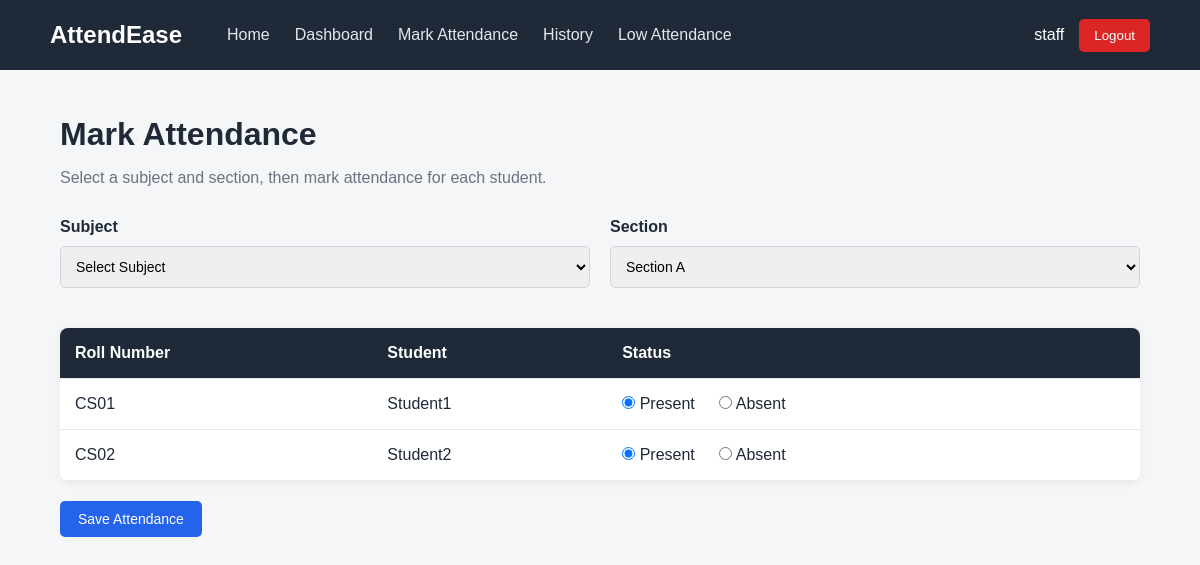
The page /attendance/mark/ (signed in) on the database its author committed.
### attendance/models.py (models this page shows, shortened)
class Student(models.Model):
    user = models.OneToOneField(User, on_delete=models.CASCADE)
    roll_number = models.CharField(max_length=20, unique=True)
    department = models.ForeignKey(
        Department,
        on_delete=models.CASCADE
    )
    section = models.CharField(max_length=10)

### attendance/views.py (the view, shortened to what this page needs)
# urls.py: path("attendance/mark/",views.mark_attendance,name="mark_attendance"),
@login_required
def mark_attendance(request):
    try:
        faculty = Faculty.objects.get(user=request.user)
    except Faculty.DoesNotExist:
        messages.error(
            request,
            "Only faculty members can mark attendance."
        )
        return redirect("dashboard")
    subjects = Subject.objects.filter(
        faculty=faculty
    )
    students = Student.objects.filter(
        department=faculty.department
    )
    context = {
        "students": students,
        "subjects": subjects,
    }
    return render(
        request,
        "attendance/mark_attendance.html",
        context
    )

### templates/attendance/mark_attendance.html (shortened to what this page needs)
{% extends "attendance/base.html" %}
{% block content %}
<h1>Mark Attendance</h1>
<p class="page-description">
    Select a subject and section, then mark
    attendance for each student.
</p>
<form method="POST">
    <div class="form-row">
        <div class="form-group">
            <label>Subject</label>
            <select name="subject" required>
                <option value="">
                    Select Subject
                </option>
            </select>
        </div>
        <div class="form-group">
            <label>Section</label>
            <select name="section" required>
                <option value="A">
                    Section A
                </option>
            </select>
        </div>
    </div>
    <div class="table-box">
        <table>
            <thead>
                <tr>
                    <th>Roll Number</th>
                    <th>Student</th>
                    <th>Status</th>
                </tr>
            </thead>
            <tbody>
                {% for student in students %}
                <tr>
                    <td>
                        {{ student.roll_number }}
                    </td>
                    <td>
                        {{ student.user.username }}
                    </td>
                    <td>
                        <label class="radio-option">
                            <input type="radio" name="student_{{ student.id }}" value="P" checked>
                            Present
                        </label>
                        <label class="radio-option">
                            <input type="radio" name="student_{{ student.id }}" value="A">
                            Absent
                        </label>
                    </td>
                </tr>
                {% empty %}
                <tr>
                    <td colspan="3">
                        No students available.
                    </td>
                </tr>
                {% endfor %}
            </tbody>
        </table>
    </div>
    <div class="form-actions">
        <button type="submit" class="btn">
            Save Attendance
        </button>
    </div>
</form>
{% endblock %}

### templates/attendance/base.html (shortened to what this page needs)
<!DOCTYPE html>
<html lang="en">
<head>
</head>
<body>
    <nav class="navbar">
        <a href="{% url 'home' %}" class="brand">
            AttendEase
        </a>
        <div class="nav-links">
            <a href="{% url 'home' %}">
                Home
            </a>
            {% if user.is_authenticated %}
            <a href="{% url 'dashboard' %}">
                Dashboard
            </a>
            <a href="{% url 'mark_attendance' %}">
                Mark Attendance
            </a>
            <a href="{% url 'attendance_history' %}">
                History
            </a>
            <a href="{% url 'low_attendance' %}">
                Low Attendance
            </a>
            {% endif %}
        </div>
        <div class="user-section">
            {% if user.is_authenticated %}
            <span>{{ user.username }}</span>
            <form method="POST" action="{% url 'logout' %}">
                <button type="submit" class="logout-btn">
                    Logout
                </button>
            </form>
            {% else %}
            <a href="{% url 'login' %}" style="color:white; text-decoration:none;">
                Login
            </a>
            {% endif %}
        </div>
    </nav>
    <main class="container">
        {% block content %}
        {% endblock %}
    </main>
</body>
</html>

### templates/attendance/base.html (style rules this page uses)
* { margin: 0; padding: 0; box-sizing: border-box; }
body { font-family: Arial, Helvetica, sans-serif; background-color: #f4f6f8; color: #1f2937; line-height: 1.5; }
.navbar { width: 100%; height: 70px; background-color: #1f2937; display: flex; align-items: center; padding: 0 50px; }
.brand { color: white; text-decoration: none; font-size: 24px; font-weight: bold; margin-right: 45px; }
.nav-links { display: flex; align-items: center; gap: 25px; flex: 1; }
.nav-links a { color: #e5e7eb; text-decoration: none; }
.user-section { display: flex; align-items: center; gap: 15px; color: white; }
.user-section form { margin: 0; }
.logout-btn { background-color: #dc2626; color: white; border: none; padding: 9px 15px; border-radius: 5px; cursor: pointer; }
.container { width: 90%; max-width: 1100px; margin: 40px auto; }
h1 { margin-bottom: 8px; }
p { margin-bottom: 15px; }
.page-description { color: #6b7280; margin-bottom: 25px; }
.btn { display: inline-block; background-color: #2563eb; color: white; text-decoration: none; border: none; padding: 10px 18px; border-radius: 5px; cursor: pointer; font-size: 14px; }
.form-group { margin-bottom: 20px; }
.form-group label { display: block; margin-bottom: 7px; font-weight: bold; }
.form-group input, .form-group select { width: 100%; padding: 11px; border: 1px solid #d1d5db; border-radius: 5px; font-size: 14px; }
.form-row { display: grid; grid-template-columns: 1fr 1fr; gap: 20px; margin-bottom: 20px; }
.form-actions { margin-top: 20px; display: flex; gap: 10px; }
.table-box { background-color: white; border-radius: 8px; overflow: hidden; box-shadow: 0 2px 8px rgba(0, 0, 0, 0.06); }
table { width: 100%; border-collapse: collapse; }
th { background-color: #1f2937; color: white; }
th, td { padding: 13px 15px; text-align: left; border-bottom: 1px solid #e5e7eb; }
.radio-option { margin-right: 20px; }

### rows shown on the page
Student: roll_number "CS01", user.username "Student1"
Student: roll_number "CS02", user.username "Student2"

### other values the page prints
{{ user.username }} "staff"
